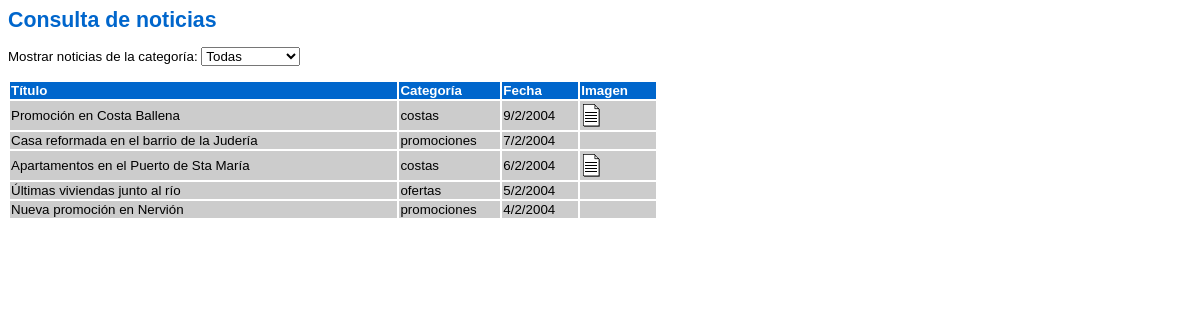
Screenshot of /db/consulta_noticias4.php with the database file from the repository.
### tables this page shows
CREATE TABLE noticias (
  id smallint(5) unsigned NOT NULL auto_increment,
  titulo varchar(100) NOT NULL default '',
  texto text NOT NULL,
  categoria enum('promociones','ofertas','costas') NOT NULL default 'promociones',
  fecha date NOT NULL default '0000-00-00',
  imagen varchar(100) default NULL,
  PRIMARY KEY  (id)
) TYPE=MyISAM COMMENT='Noticias de la inmobiliaria Lindavista';

### db/lib/fecha.php (called while the page is built, shortened)
<?PHP
function date2string ($date)
{
   $string = date ("j/n/Y", strtotime($date));
   return ($string);
}
?>

### db/consulta_noticias4.php (the view, shortened to what this page needs)
<HTML>
<HEAD>
   <LINK REL="stylesheet" TYPE="text/css" HREF="estilo.css">
<?PHP
   include ("lib/fecha.php");
?>
</HEAD>
<BODY>
<H1>Consulta de noticias</H1>
<?PHP
      $conexion = mysql_connect ("localhost", "root", "admin")
         or die ("No se puede conectar con el servidor");
      print ("<FORM NAME='selecciona' ACTION='consulta_noticias4.php' METHOD='POST'>\n");
      print ("<P>Mostrar noticias de la categoría:\n");
      print ("<SELECT NAME='categoria' ONCHANGE='actualizaPagina()'>\n");
      $instruccion = "SHOW columns FROM noticias LIKE 'categoria'";
      $consulta = mysql_query ($instruccion, $conexion);
      $row = mysql_fetch_array ($consulta);
      $lis = strstr ($row[1], "(");
      $lis = ltrim ($lis, "(");
      $lis = rtrim ($lis, ")");
      $lis = "'Todas'," . $lis;
      $lista = explode (",", $lis);
      if (isset($categoria))
         $selected = $categoria;
      else
         $selected = "Todas";
      for ($i=0; $i<count($lista); $i++)
      {
         $cad = trim ($lista[$i], "'");
         if ($cad == $selected)
            print ("   <OPTION VALUE='$cad' SELECTED>$cad\n");
         else
            print ("   <OPTION VALUE='$cad'>$cad\n");
      }
      print ("</SELECT></P>\n");
      print ("</FORM>\n");
      $instruccion = "select * from noticias";
      $instruccion = $instruccion . " order by fecha desc";
      $consulta = mysql_query ($instruccion, $conexion)
         or die ("Fallo en la consulta");
      $nfilas = mysql_num_rows ($consulta);
      if ($nfilas > 0)
      {
         print ("<TABLE WIDTH='650'>\n");
         print ("<TR>\n");
         print ("<TH WIDTH='400'>Título</TH>\n");
         print ("<TH WIDTH='100'>Categoría</TH>\n");
         print ("<TH WIDTH='75'>Fecha</TH>\n");
         print ("<TH WIDTH='75'>Imagen</TH>\n");
         print ("</TR>\n");
         for ($i=0; $i<$nfilas; $i++)
         {
            $resultado = mysql_fetch_array ($consulta);
            print ("<TR>\n");
            print ("<TD>" . $resultado['titulo'] . "</TD>\n");
            print ("<TD>" . $resultado['categoria'] . "</TD>\n");
            print ("<TD>" . date2string($resultado['fecha']) . "</TD>\n");
            if ($resultado['imagen'] != "")
               print ("<TD><A TARGET='_blank' HREF='img/" . $resultado['imagen'] .
                      "'><IMG BORDER='0' SRC='img/ico-fichero.gif'></A></TD>\n");
            else
               print ("<TD>&nbsp;</TD>\n");
            print ("</TR>\n");
         }
         print ("</TABLE>\n");
      }
      else
         print ("No hay noticias disponibles");
?>
</BODY>
</HTML>

### db/estilo.css (style rules this page uses)
BODY { font-family: verdana,arial; font-size: 10pt }
H1 { font-family: verdana,arial; font-size: 16pt; font-weight: bold; color: #0066CC }
TH { font-family: verdana,arial; font-size: 10pt; font-weight: bold; color: white; background: #0066CC; text-align: left }
TD { font-family: verdana,arial; font-size: 10pt; background: #CCCCCC }

### rows the page displays
noticias: titulo "Promoción en Costa Ballena", categoria "costas", fecha "9/2/2004"
noticias: titulo "Casa reformada en el barrio de la Judería", categoria "promociones", fecha "7/2/2004"
noticias: titulo "Apartamentos en el Puerto de Sta María", categoria "costas", fecha "6/2/2004"
noticias: titulo "Últimas viviendas junto al río", categoria "ofertas", fecha "5/2/2004"
noticias: titulo "Nueva promoción en Nervión", categoria "promociones", fecha "4/2/2004"

### other values shown
form field categoria "Todas"
